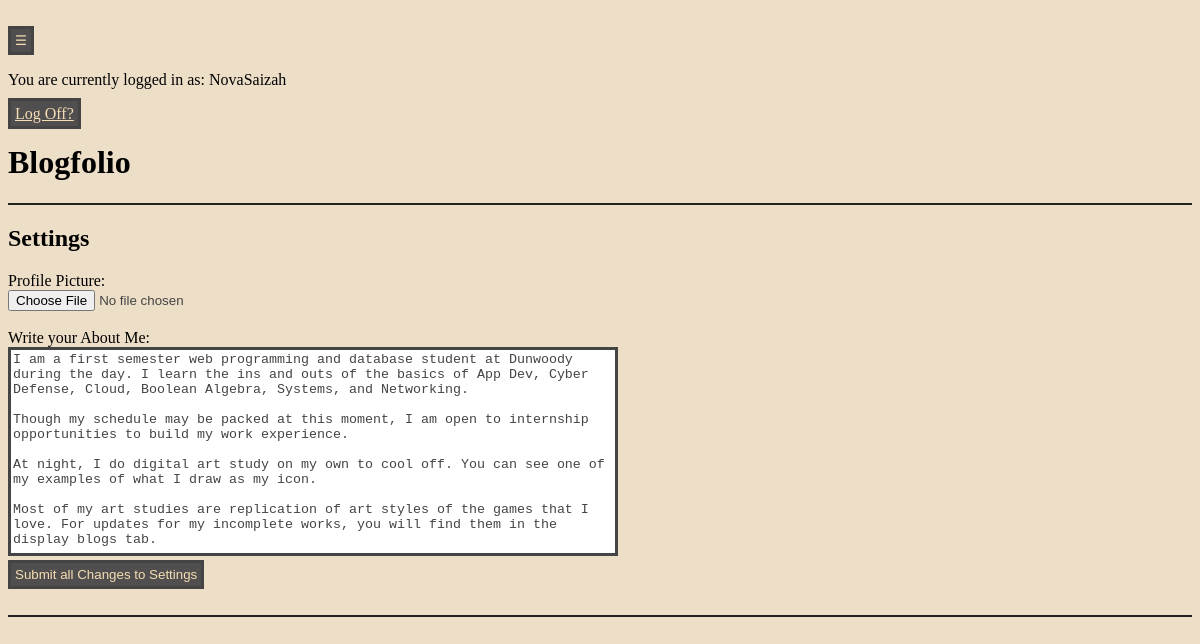
The app's page /settings (signed in) with its own data.
### app.py (models this page shows)
class Users(db.Model, UserMixin):
    id = db.Column(db.Integer, primary_key=True)
    Username = db.Column(db.String(100), unique=True, nullable=False)
    Password = db.Column(db.String(100), nullable= False)
    is_admin = db.Column(db.Boolean, default=False)
    comments = db.relationship('Comments', backref='user', lazy=True, cascade='all, delete-orphan', passive_deletes=True)
    aboutme = db.relationship('AboutMe', backref='user', lazy=True)
    blogs = db.relationship('Blogs', backref='user', lazy=True, cascade='all, delete-orphan', passive_deletes=True)
    categories = db.relationship('Categories', backref='user', lazy=True)

class AboutMe(db.Model):
    ProfileID = db.Column(db.Integer, primary_key=True)
    UserID = db.Column(db.Integer, db.ForeignKey('users.id'), nullable=False)
    PictureID = db.Column(db.Integer, db.ForeignKey('pictures.PictureID'), nullable=True, default=None)
    Description = db.Column(db.Text, nullable=False)

### app.py (the view, shortened to what this page needs)
@app.route('/settings', methods=['GET', 'POST'])
@login_required
def settings():
    savedfiles = []
    aboutme = AboutMe.query.filter_by(UserID=current_user.id).order_by(AboutMe.ProfileID.desc()).first()
    return render_template('settings.html', aboutme=aboutme, savedfiles=savedfiles)

### app.py (called while the page is built)
@login_manager.user_loader
def load_user(user_id):
    return Users.query.get(int(user_id))

### templates/settings.html (shortened to what this page needs)
{% extends "base.html" %}
{% block content %}
    <hr>
    <h2>Settings</h2>
    <form method = 'POST' id='settingsForm' enctype="multipart/form-data">
        <label>Profile Picture:</label>
            <br>
            <input type="file" id="fileInput" name="fileInput" accept="image/*">
            <br>
        <label>Write your About Me:</label>
            <br>
            <textarea name="Description" class="growtextarea">{{ aboutme.Description if aboutme else '' }}</textarea>
            <br>
        <button type="submit" name="submit_settings">Submit all Changes to Settings</button>
    </form>
    <br>
    <hr>
{% endblock %}

### templates/base.html (shortened to what this page needs)
<!DOCTYPE html>
    <html lang="en">
        <head>
            <link rel="stylesheet" href="{{url_for('static', filename='style.css')}}">
        </head>
        <body>
            <header>
                <br>
                <button class="menu" id="menuToggle" aria-expanded="false" aria-controls="menuList">☰</button>
                {% if current_user.is_authenticated %}
                    <br>
                    <p>You are currently logged in as: {{current_user.Username}}</p>
                    <a href="{{ url_for('logout') }}">Log Off?</a>
                {% endif %}
                <h1>Blogfolio</h1>
            </header>
            <main>
                {% block content %}{% endblock %}
            </main>
        </body>
    </html>

### static/style.css (style rules this page uses)
textarea { border: 3px solid #444; color: #444; }
input { color:#444; }
.growtextarea { min-height: 30px; max-height: 400px; min-width: 180px; max-width: 600px; resize: none; overflow: hidden; transition: width 0.2s ease, height 0.2s linear; }
body { opacity: 0; animation: bounce 0.9s forwards; background-color:rgb(237, 222, 199); }
button { padding: 4px; border: 3px solid #444; background-color: #504e4e; color: wheat; }
a { padding: 4px; border: 3px solid #444; background-color: #504e4e; color: wheat; }
hr { color: #444; border: 1.5px solid #222; }

### records on screen
Users: Username "NovaSaizah"
AboutMe: Description "I am a first semester web programming and database student at Dunwoody during the day. I learn the ins and outs of the basics of App Dev, Cyber Defense, Cloud, Boolean Algebra, Systems, and Networking. Though my schedule may be packed at this moment, I am open to internship opportunities to build my work experience. At night, I do digital art study on my own to cool off. You can see one of my examples of what I draw as my icon. Most of my art studies are replication of art styles of the games that I love. For updates for my incomplete works, you will find them in the display blogs tab."
